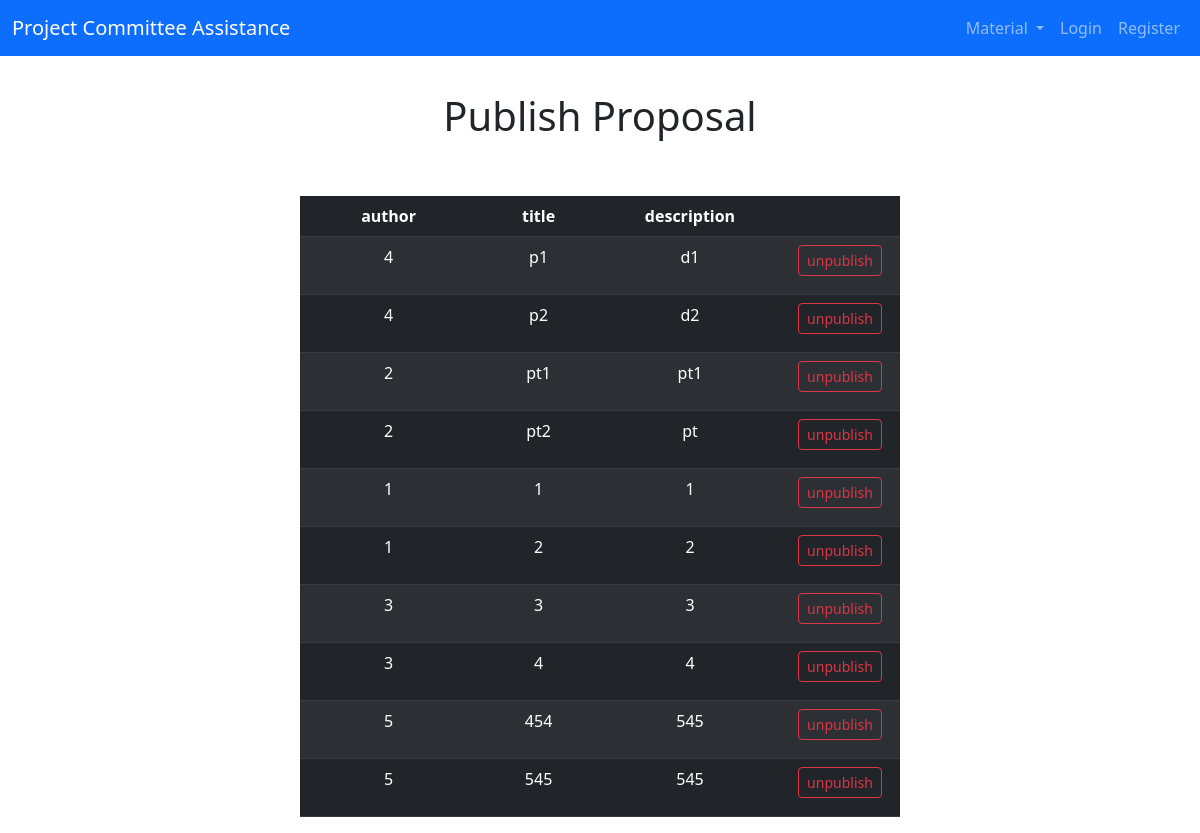
Page /publish_proposal on the committed database.
### app/models.py (models this page shows, shortened)
class Proposal(db.Model):
    id = db.Column(db.Integer, primary_key=True,)
    title = db.Column(db.String(64), index=True, unique=True, nullable=False)
    desc = db.Column(db.String(2064), index=True, nullable=False)
    published = db.Column(db.Boolean, default=False)
    owned = db.Column(db.Boolean, default=False)
    author = db.Column(db.Integer, db.ForeignKey('user.id'))
    holder = db.Column(db.Integer, db.ForeignKey('group.id'))

### app/routes.py (the view)
@app.route('/publish_proposal', methods=['GET', 'POST'])
def publishProposal():
    if not isinstance(dateRank, str):
        if dateRank < date.today():
            flash('deadline has passed!','danger')
            return redirect(url_for('index'))
    proposals = Proposal.query.filter_by()
    authors = []
    for proposal in proposals:
        user = User.query.filter_by(id = proposal.author).first()
        authors.append(user.username)
    authors.reverse()
    return render_template("publish_proposal.html", title='Publish Proposal', proposals = proposals, authors = authors)

### app/templates/publish_proposal.html
{% extends "base.html" %}
{% block content %}
<h1 class="d-flex aligns-items-center justify-content-center header" style= "margin-top: 3%;">Publish Proposal</h1>
<br>
<br>
<div class="text-center" style="margin-left : 25% ;width: 50%;">
    <table class="table d-table table-dark table-striped">
        <thead>
            <tr>
            <th scope="col">author</th>
            <th scope="col">title</th>
            <th scope="col">description</th>
            <th scope="col" style="width: 20%;"></th>
            </tr>
        </thead>
        <tbody>
            {% for proposal in proposals %}
            <tr>
                <td>{{ authors.pop() }}</td>
                <td>{{ proposal.title }}</td>
                <td style="width: 30%; word-break: break-word;">{{ proposal.desc }}</td>
                {%if not proposal.published %}
                <td style="vertical-align: bottom;">
                    <a href="{{ url_for('publishProposals', id=proposal.id) }}" class="btn btn-outline-info btn-sm" style="margin-bottom: 10px;">publish</a>
                </td>
                {% else %}
                <td style="vertical-align: bottom;">
                    <a href="{{ url_for('publishProposals', id=proposal.id) }}" class="btn btn-outline-danger btn-sm" style="margin-bottom: 10px;">unpublish</a>
                </td>
                {% endif %}
            </tr>
            {% endfor %}
        </tbody>
    </table>
    </div>
{% endblock %}

### rows in the picture
Proposal: pop "4", title "p1", desc "d1"
Proposal: pop "4", title "p2", desc "d2"
Proposal: pop "2", title "pt1", desc "pt1"
Proposal: pop "2", title "pt2", desc "pt"
Proposal: pop "1", title "1", desc "1"
Proposal: pop "1", title "2", desc "2"
Proposal: pop "3", title "3", desc "3"
Proposal: pop "3", title "4", desc "4"
Proposal: pop "5", title "454", desc "545"
Proposal: pop "5", title "545", desc "545"
